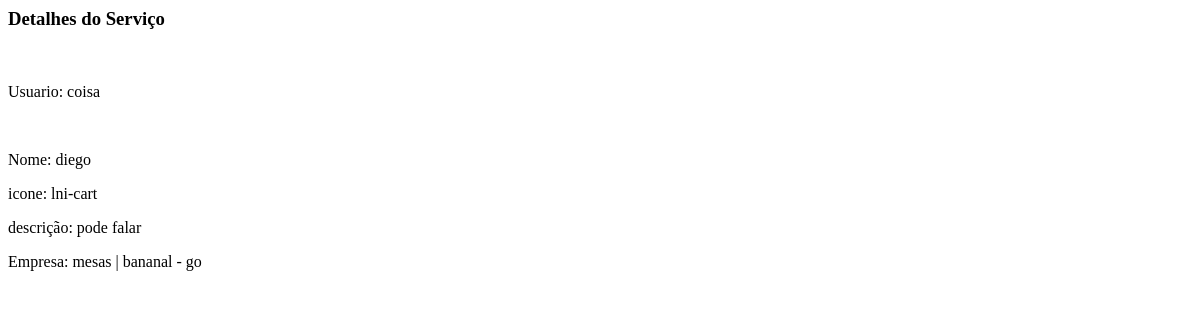
Page /fusion/service/detail/11/ (signed in) on the earlier database version.
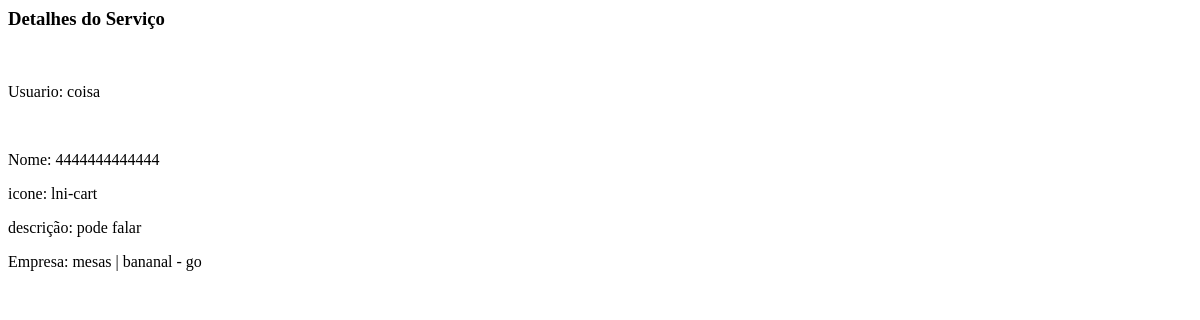
Same page on the later database version.
### fusion/models.py (models this page shows, shortened)
class Service(models.Model):
    STATUS_CHOICE = (
        ('active', 'Ativo'),
        ('deleted', 'Deletado'),
        ('blocked', 'Bloqueado'),
    )
    titulo = models.CharField('Titulo', max_length=100)
    descricao = models.TextField('Descrição', blank=True, null=True, )
    icone = models.CharField('Ícone', max_length=100, choices=ICONS_CHOICE)
    empresa = models.ForeignKey(Empresa, on_delete=models.CASCADE, related_name="services",
                                verbose_name='Empresa')  # relaciona o registro da tabela com o registro da tabela  Empresa
    liberado = models.BooleanField('Liberado', default=False)
    status = models.CharField('Status', choices=STATUS_CHOICE, default=STATUS_CHOICE[0][0], max_length=11, null=True, blank=True)
    class Meta:
        verbose_name = 'Serviço'
        verbose_name_plural = 'Serviços'

class Empresa(models.Model):
    nome = models.CharField(max_length=100)
    cidade = models.CharField(max_length=100, blank=True, null=True)
    estado = models.CharField(max_length=100)
    usuario = models.OneToOneField(User, on_delete=models.CASCADE)
    class Meta:
        verbose_name = 'Empresa'  # nome para o cliente ver a (class 'Empresa')
        verbose_name_plural = 'Empresas'
    def __str__(self):
        return f'{self.nome} | {self.cidade} - {self.estado}'

### fusion/views.py (the view)
# urls.py: path('service/detail/<int:pk>/', login_required(views.ServiceDetail.as_view()), name='service_detail'),
class ServiceDetail(DetailView):
    model = Service
    template_name = 'details/service_detail.html'
    def get(self, request, *args, **kwargs):
        usuario = request.user
        service = self.get_object()
        usuario_service = service.empresa.usuario
        if usuario != usuario_service:
            return HttpResponse(status=401, content="Voce não tem acesso a esse produto")
        return super().get(self, request, *args, **kwargs)

### templates/details/service_detail.html (shortened to what this page needs)
<h3>Detalhes do Serviço</h3>
    <p>Usuario: {{object.empresa.usuario}}</p>
    <p>Nome: {{ object.titulo}}</p>
    <p>icone: {{ object.icone}}</p>
    <p>descrição: {{ object.descricao}}</p>
    <p>Empresa: {{ object.empresa}}</p>

Differences in the rows shown:
changed Service "lni-cart": titulo "diego" → "4444444444444"
